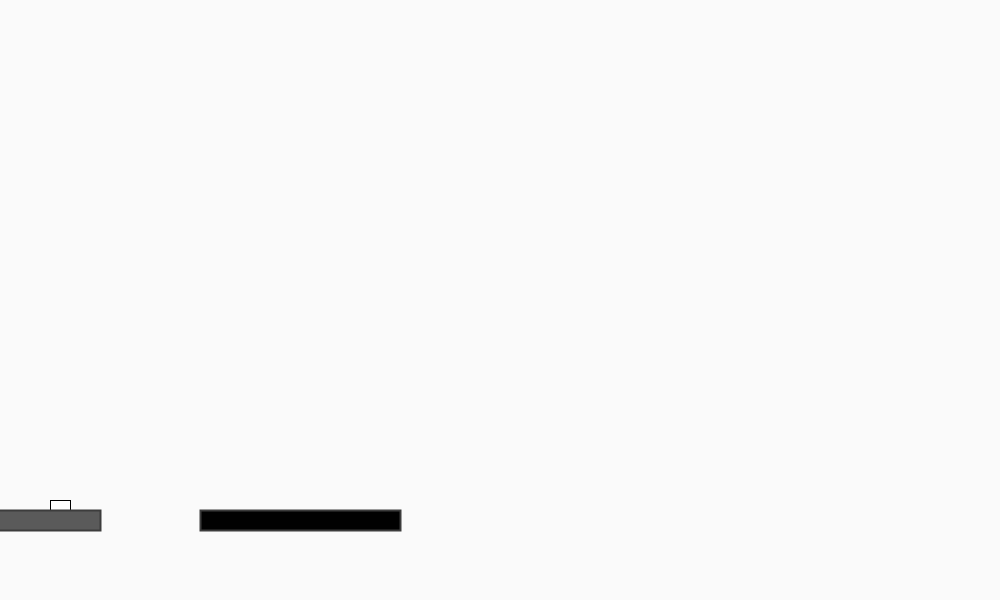
Frame 1 (no input)
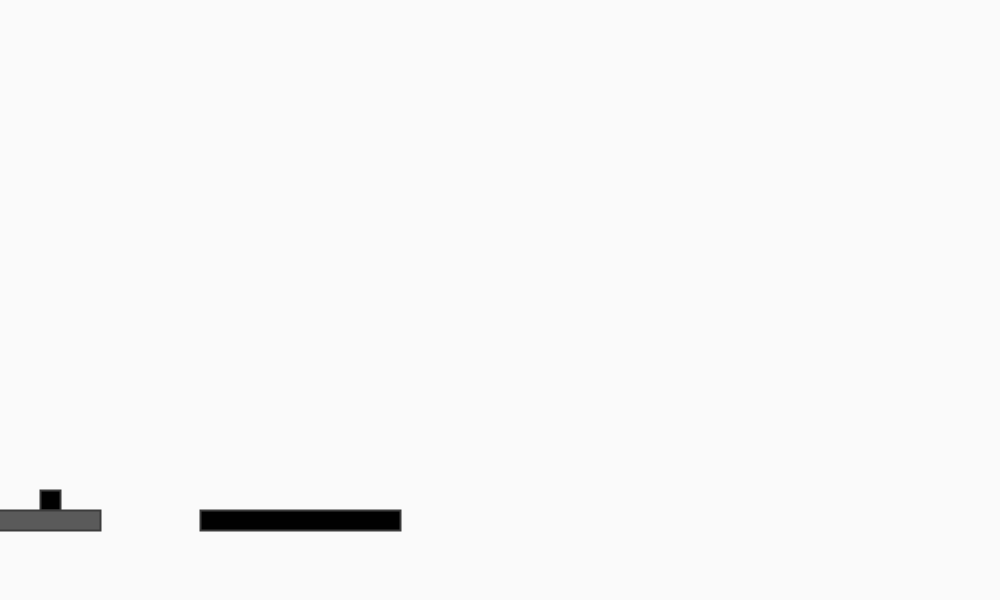
Frame 60 (the mouse pressed at the canvas centre just before this capture)
Frame 120 (the mouse held since frame 60 and released just before this capture): identical to frame 60, image omitted

The Processing sketch that drew these frames (run headless with seeded random() and noise(); from frame 60 on, the mouse is pressed at the canvas centre):

// Processing sketch: Eksamens_Spil__5_3
// ── Eksamens_Spil__5_3.pde
int Xpos = 50;
int Ypos = 500;


bane lane,lane2;

void setup() {
  smooth();
  size(1000,600);
  lane = new bane(0,520);
  lane2 = new bane(300,520);
  
}

void draw() {
  background(250);
  player();
  lane.lane();
  lane2.lane();

}

void player() {
  rect(Xpos,Ypos,20,20);
  rectMode(CENTER);
  fill(90);
  stroke(60);
  strokeWeight(2); 
  playerMove();
  
}

void playerMove() {  
  if (Ypos >= 500)
       Ypos = 500;  
  else Ypos = Ypos + 1;
  if (Ypos <= 460)
       Ypos = 500;
  else Ypos = Ypos - 0;
  
}

void keyPressed() {
  if (key == CODED) {
  if (keyCode == UP) {Ypos -= 40;}  
  if (keyCode == LEFT) {Xpos -= 7;}  
  if (keyCode == RIGHT) {Xpos += 7;}  
  } 
}

// ── Class_bane.pde
class bane{

  int Xglevel,Yglevel; 
 
  bane(int Xg1, int Yg1) {
  Xglevel = Xg1;
  Yglevel = Yg1;
}
 void lane() {
 rect(Xglevel,Yglevel,200,20);
 fill(1);

}

}
